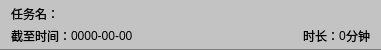
<?xml version="1.0" encoding="UTF-8"?>
<ui version="4.0">
 <class>taskItem</class>
 <widget class="QWidget" name="taskItem">
  <property name="geometry">
   <rect>
    <x>0</x>
    <y>0</y>
    <width>381</width>
    <height>50</height>
   </rect>
  </property>
  <property name="minimumSize">
   <size>
    <width>381</width>
    <height>50</height>
   </size>
  </property>
  <property name="maximumSize">
   <size>
    <width>381</width>
    <height>50</height>
   </size>
  </property>
  <property name="sizeIncrement">
   <size>
    <width>0</width>
    <height>0</height>
   </size>
  </property>
  <property name="baseSize">
   <size>
    <width>0</width>
    <height>0</height>
   </size>
  </property>
  <property name="windowTitle">
   <string>Form</string>
  </property>
  <property name="styleSheet">
   <string notr="true">#taskItem{
	background-color: rgba(173, 173, 173, 120);
	border-bottom:1px solid gray;
}</string>
  </property>
  <layout class="QVBoxLayout" name="verticalLayout">
   <property name="spacing">
    <number>0</number>
   </property>
   <property name="topMargin">
    <number>3</number>
   </property>
   <property name="bottomMargin">
    <number>3</number>
   </property>
   <item>
    <layout class="QHBoxLayout" name="horizontalLayout">
     <item>
      <widget class="QLabel" name="label">
       <property name="font">
        <font>
         <family>Microsoft YaHei UI</family>
        </font>
       </property>
       <property name="text">
        <string>任务名：</string>
       </property>
      </widget>
     </item>
     <item>
      <widget class="QLabel" name="taskNameLabel">
       <property name="font">
        <font>
         <family>Microsoft YaHei UI</family>
        </font>
       </property>
       <property name="text">
        <string/>
       </property>
      </widget>
     </item>
     <item>
      <spacer name="horizontalSpacer">
       <property name="orientation">
        <enum>Qt::Horizontal</enum>
       </property>
       <property name="sizeHint" stdset="0">
        <size>
         <width>40</width>
         <height>20</height>
        </size>
       </property>
      </spacer>
     </item>
     <item>
      <widget class="QLabel" name="typeLabel">
       <property name="font">
        <font>
         <family>Microsoft YaHei UI</family>
        </font>
       </property>
       <property name="text">
        <string/>
       </property>
      </widget>
     </item>
    </layout>
   </item>
   <item>
    <layout class="QHBoxLayout" name="horizontalLayout_2">
     <property name="spacing">
      <number>0</number>
     </property>
     <item>
      <widget class="QLabel" name="label_2">
       <property name="font">
        <font>
         <family>Microsoft YaHei UI</family>
        </font>
       </property>
       <property name="text">
        <string>截至时间：</string>
       </property>
      </widget>
     </item>
     <item>
      <widget class="QLabel" name="yearLabel">
       <property name="font">
        <font>
         <family>Microsoft YaHei UI</family>
        </font>
       </property>
       <property name="text">
        <string>0000-00-00</string>
       </property>
      </widget>
     </item>
     <item>
      <spacer name="horizontalSpacer_2">
       <property name="orientation">
        <enum>Qt::Horizontal</enum>
       </property>
       <property name="sizeHint" stdset="0">
        <size>
         <width>40</width>
         <height>20</height>
        </size>
       </property>
      </spacer>
     </item>
     <item>
      <widget class="QLabel" name="label_5">
       <property name="font">
        <font>
         <family>Microsoft YaHei UI</family>
        </font>
       </property>
       <property name="text">
        <string>时长：</string>
       </property>
      </widget>
     </item>
     <item>
      <widget class="QLabel" name="duringTimeLabel">
       <property name="font">
        <font>
         <family>Microsoft YaHei UI</family>
        </font>
       </property>
       <property name="text">
        <string>0</string>
       </property>
      </widget>
     </item>
     <item>
      <widget class="QLabel" name="label_7">
       <property name="font">
        <font>
         <family>Microsoft YaHei UI</family>
        </font>
       </property>
       <property name="text">
        <string>分钟</string>
       </property>
      </widget>
     </item>
    </layout>
   </item>
  </layout>
 </widget>
 <resources/>
 <connections/>
</ui>
